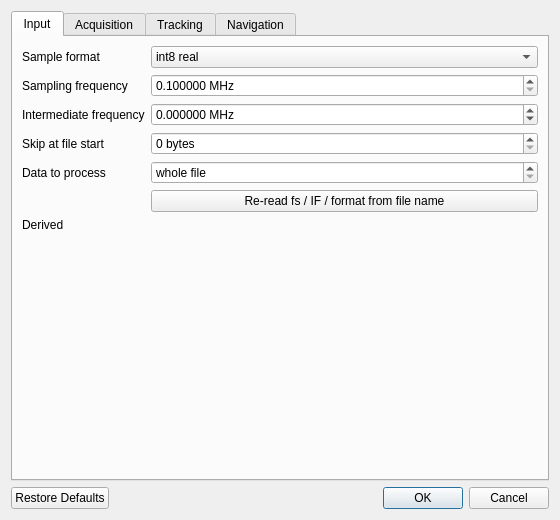
<?xml version="1.0" encoding="UTF-8"?>
<ui version="4.0">
 <class>SettingsDialog</class>
 <widget class="QDialog" name="SettingsDialog">
  <property name="geometry">
   <rect><x>0</x><y>0</y><width>560</width><height>520</height></rect>
  </property>
  <property name="windowTitle"><string>Receiver settings</string></property>
  <layout class="QVBoxLayout" name="mainLayout">
   <item>
    <widget class="QTabWidget" name="tabs">
     <property name="currentIndex"><number>0</number></property>
     <!-- ============================================================ Input -->
     <widget class="QWidget" name="inputTab">
      <attribute name="title"><string>Input</string></attribute>
      <layout class="QFormLayout" name="inputForm">
       <item row="0" column="0"><widget class="QLabel" name="formatLabel"><property name="text"><string>Sample format</string></property></widget></item>
       <item row="0" column="1">
        <widget class="QComboBox" name="formatCombo">
         <item><property name="text"><string>int8 real</string></property></item>
         <item><property name="text"><string>uint8 real (offset binary)</string></property></item>
         <item><property name="text"><string>int16 real (little endian)</string></property></item>
         <item><property name="text"><string>int8 complex I/Q interleaved</string></property></item>
         <item><property name="text"><string>int16 complex I/Q interleaved</string></property></item>
         <item><property name="text"><string>2-bit real, packed</string></property></item>
        </widget>
       </item>
       <item row="1" column="0"><widget class="QLabel" name="fsLabel"><property name="text"><string>Sampling frequency</string></property></widget></item>
       <item row="1" column="1">
        <widget class="QDoubleSpinBox" name="fsSpin">
         <property name="suffix"><string> MHz</string></property>
         <property name="decimals"><number>6</number></property>
         <property name="minimum"><double>0.100000000000000</double></property>
         <property name="maximum"><double>500.000000000000000</double></property>
         <property name="singleStep"><double>0.001000000000000</double></property>
        </widget>
       </item>
       <item row="2" column="0"><widget class="QLabel" name="ifLabel"><property name="text"><string>Intermediate frequency</string></property></widget></item>
       <item row="2" column="1">
        <widget class="QDoubleSpinBox" name="ifSpin">
         <property name="suffix"><string> MHz</string></property>
         <property name="decimals"><number>6</number></property>
         <property name="minimum"><double>-250.000000000000000</double></property>
         <property name="maximum"><double>500.000000000000000</double></property>
         <property name="singleStep"><double>0.001000000000000</double></property>
        </widget>
       </item>
       <item row="3" column="0"><widget class="QLabel" name="skipLabel"><property name="text"><string>Skip at file start</string></property></widget></item>
       <item row="3" column="1">
        <widget class="QSpinBox" name="skipSpin">
         <property name="suffix"><string> bytes</string></property>
         <property name="maximum"><number>2000000000</number></property>
        </widget>
       </item>
       <item row="4" column="0"><widget class="QLabel" name="msProcessLabel"><property name="text"><string>Data to process</string></property></widget></item>
       <item row="4" column="1">
        <widget class="QSpinBox" name="msProcessSpin">
         <property name="specialValueText"><string>whole file</string></property>
         <property name="suffix"><string> ms</string></property>
         <property name="maximum"><number>100000000</number></property>
        </widget>
       </item>
       <item row="5" column="1"><widget class="QPushButton" name="parseButton"><property name="text"><string>Re-read fs / IF / format from file name</string></property></widget></item>
       <item row="6" column="0"><widget class="QLabel" name="derivedTitle"><property name="text"><string>Derived</string></property></widget></item>
       <item row="6" column="1"><widget class="QLabel" name="derivedLabel"><property name="wordWrap"><bool>true</bool></property></widget></item>
      </layout>
     </widget>
     <!-- ============================================================ Acquisition -->
     <widget class="QWidget" name="acqTab">
      <attribute name="title"><string>Acquisition</string></attribute>
      <layout class="QFormLayout" name="acqForm">
       <item row="0" column="0"><widget class="QLabel" name="prnsLabel"><property name="text"><string>GPS PRNs to search</string></property></widget></item>
       <item row="0" column="1"><widget class="QLineEdit" name="prnsEdit"><property name="toolTip"><string>Comma separated list or ranges, e.g. 1-32 or 1,3,5-9</string></property></widget></item>
       <item row="1" column="0"><widget class="QLabel" name="acqStartLabel"><property name="text"><string>Acquisition data start</string></property></widget></item>
       <item row="1" column="1"><widget class="QSpinBox" name="acqStartSpin"><property name="suffix"><string> ms</string></property><property name="maximum"><number>1000000</number></property></widget></item>
       <item row="2" column="0"><widget class="QLabel" name="acqBandLabel"><property name="text"><string>Doppler search band (+/-)</string></property></widget></item>
       <item row="2" column="1"><widget class="QDoubleSpinBox" name="acqBandSpin"><property name="suffix"><string> Hz</string></property><property name="decimals"><number>0</number></property><property name="minimum"><double>500.000000000000000</double></property><property name="maximum"><double>50000.000000000000000</double></property><property name="singleStep"><double>500.000000000000000</double></property></widget></item>
       <item row="3" column="0"><widget class="QLabel" name="acqStepLabel"><property name="text"><string>Doppler bin width</string></property></widget></item>
       <item row="3" column="1"><widget class="QDoubleSpinBox" name="acqStepSpin"><property name="suffix"><string> Hz</string></property><property name="decimals"><number>0</number></property><property name="minimum"><double>50.000000000000000</double></property><property name="maximum"><double>5000.000000000000000</double></property><property name="singleStep"><double>50.000000000000000</double></property></widget></item>
       <item row="4" column="0"><widget class="QLabel" name="acqNonCohLabel"><property name="text"><string>Non-coherent integration</string></property></widget></item>
       <item row="4" column="1"><widget class="QSpinBox" name="acqNonCohSpin"><property name="suffix"><string> ms</string></property><property name="minimum"><number>1</number></property><property name="maximum"><number>20</number></property></widget></item>
       <item row="5" column="0"><widget class="QLabel" name="acqThrLabel"><property name="text"><string>Detection threshold (peak ratio)</string></property></widget></item>
       <item row="5" column="1"><widget class="QDoubleSpinBox" name="acqThrSpin"><property name="minimum"><double>1.000000000000000</double></property><property name="maximum"><double>20.000000000000000</double></property><property name="singleStep"><double>0.100000000000000</double></property></widget></item>
       <item row="6" column="0"><widget class="QLabel" name="fineMsLabel"><property name="text"><string>Fine frequency data length</string></property></widget></item>
       <item row="6" column="1"><widget class="QSpinBox" name="fineMsSpin"><property name="suffix"><string> ms</string></property><property name="minimum"><number>10</number></property><property name="maximum"><number>200</number></property></widget></item>
       <item row="7" column="0"><widget class="QLabel" name="constellationLabel"><property name="text"><string>Constellations</string></property></widget></item>
       <item row="7" column="1">
        <widget class="QComboBox" name="constellationCombo">
         <item><property name="text"><string>GPS + Galileo</string></property></item>
         <item><property name="text"><string>GPS only</string></property></item>
         <item><property name="text"><string>Galileo only</string></property></item>
        </widget>
       </item>
       <item row="8" column="0"><widget class="QLabel" name="galNonCohLabel"><property name="text"><string>Galileo E1 non-coherent integration</string></property></widget></item>
       <item row="8" column="1"><widget class="QSpinBox" name="galNonCohSpin"><property name="suffix"><string> x 4 ms</string></property><property name="minimum"><number>1</number></property><property name="maximum"><number>25</number></property></widget></item>
      </layout>
     </widget>
     <!-- ============================================================ Tracking -->
     <widget class="QWidget" name="trkTab">
      <attribute name="title"><string>Tracking</string></attribute>
      <layout class="QFormLayout" name="trkForm">
       <item row="0" column="0"><widget class="QLabel" name="channelsLabel"><property name="text"><string>Channels per constellation</string></property></widget></item>
       <item row="0" column="1"><widget class="QSpinBox" name="channelsSpin"><property name="minimum"><number>1</number></property><property name="maximum"><number>32</number></property></widget></item>
       <item row="1" column="0"><widget class="QLabel" name="pllBwLabel"><property name="text"><string>PLL noise bandwidth</string></property></widget></item>
       <item row="1" column="1"><widget class="QDoubleSpinBox" name="pllBwSpin"><property name="suffix"><string> Hz</string></property><property name="decimals"><number>1</number></property><property name="minimum"><double>1.000000000000000</double></property><property name="maximum"><double>100.000000000000000</double></property></widget></item>
       <item row="2" column="0"><widget class="QLabel" name="pllZetaLabel"><property name="text"><string>PLL damping ratio</string></property></widget></item>
       <item row="2" column="1"><widget class="QDoubleSpinBox" name="pllZetaSpin"><property name="decimals"><number>3</number></property><property name="minimum"><double>0.300000000000000</double></property><property name="maximum"><double>2.000000000000000</double></property><property name="singleStep"><double>0.050000000000000</double></property></widget></item>
       <item row="3" column="0"><widget class="QLabel" name="fllBwLabel"><property name="text"><string>FLL-assist noise bandwidth</string></property></widget></item>
       <item row="3" column="1"><widget class="QDoubleSpinBox" name="fllBwSpin"><property name="suffix"><string> Hz</string></property><property name="decimals"><number>1</number></property><property name="maximum"><double>50.000000000000000</double></property></widget></item>
       <item row="4" column="0"><widget class="QLabel" name="fllMsLabel"><property name="text"><string>FLL-assist duration</string></property></widget></item>
       <item row="4" column="1"><widget class="QSpinBox" name="fllMsSpin"><property name="suffix"><string> ms</string></property><property name="maximum"><number>100000</number></property></widget></item>
       <item row="5" column="0"><widget class="QLabel" name="dllBwLabel"><property name="text"><string>DLL noise bandwidth</string></property></widget></item>
       <item row="5" column="1"><widget class="QDoubleSpinBox" name="dllBwSpin"><property name="suffix"><string> Hz</string></property><property name="minimum"><double>0.100000000000000</double></property><property name="maximum"><double>20.000000000000000</double></property><property name="singleStep"><double>0.100000000000000</double></property></widget></item>
       <item row="6" column="0"><widget class="QLabel" name="dllZetaLabel"><property name="text"><string>DLL damping ratio</string></property></widget></item>
       <item row="6" column="1"><widget class="QDoubleSpinBox" name="dllZetaSpin"><property name="decimals"><number>3</number></property><property name="minimum"><double>0.300000000000000</double></property><property name="maximum"><double>2.000000000000000</double></property><property name="singleStep"><double>0.050000000000000</double></property></widget></item>
       <item row="7" column="0"><widget class="QLabel" name="dllSpacingLabel"><property name="text"><string>Early/late offset from prompt</string></property></widget></item>
       <item row="7" column="1"><widget class="QDoubleSpinBox" name="dllSpacingSpin"><property name="suffix"><string> chips</string></property><property name="decimals"><number>3</number></property><property name="minimum"><double>0.050000000000000</double></property><property name="maximum"><double>1.000000000000000</double></property><property name="singleStep"><double>0.050000000000000</double></property></widget></item>
       <item row="8" column="1"><widget class="QCheckBox" name="aidingCheck"><property name="text"><string>Carrier-aided DLL</string></property></widget></item>
       <item row="9" column="0"><widget class="QLabel" name="cn0WinLabel"><property name="text"><string>C/N0 estimator window</string></property></widget></item>
       <item row="9" column="1"><widget class="QSpinBox" name="cn0WinSpin"><property name="suffix"><string> ms</string></property><property name="minimum"><number>20</number></property><property name="maximum"><number>2000</number></property></widget></item>
       <item row="10" column="0"><widget class="QLabel" name="galDllSpacingLabel"><property name="text"><string>Galileo E1 early/late offset</string></property></widget></item>
       <item row="10" column="1"><widget class="QDoubleSpinBox" name="galDllSpacingSpin"><property name="suffix"><string> chips</string></property><property name="decimals"><number>3</number></property><property name="minimum"><double>0.05</double></property><property name="maximum"><double>0.25</double></property><property name="singleStep"><double>0.01</double></property></widget></item>
      </layout>
     </widget>
     <!-- ============================================================ Navigation -->
     <widget class="QWidget" name="navTab">
      <attribute name="title"><string>Navigation</string></attribute>
      <layout class="QFormLayout" name="navForm">
       <item row="0" column="0"><widget class="QLabel" name="bitStartLabel"><property name="text"><string>Ignore pull-in before</string></property></widget></item>
       <item row="0" column="1"><widget class="QSpinBox" name="bitStartSpin"><property name="suffix"><string> ms</string></property><property name="maximum"><number>100000</number></property></widget></item>
       <item row="1" column="0"><widget class="QLabel" name="navPeriodLabel"><property name="text"><string>Navigation solution period</string></property></widget></item>
       <item row="1" column="1"><widget class="QSpinBox" name="navPeriodSpin"><property name="suffix"><string> ms</string></property><property name="minimum"><number>1</number></property><property name="maximum"><number>60000</number></property></widget></item>
       <item row="2" column="0"><widget class="QLabel" name="elMaskLabel"><property name="text"><string>Elevation mask</string></property></widget></item>
       <item row="2" column="1"><widget class="QDoubleSpinBox" name="elMaskSpin"><property name="suffix"><string> deg</string></property><property name="decimals"><number>1</number></property><property name="minimum"><double>-10.000000000000000</double></property><property name="maximum"><double>60.000000000000000</double></property></widget></item>
       <item row="3" column="0"><widget class="QLabel" name="minCn0Label"><property name="text"><string>Minimum C/N0 for use</string></property></widget></item>
       <item row="3" column="1"><widget class="QDoubleSpinBox" name="minCn0Spin"><property name="suffix"><string> dB-Hz</string></property><property name="decimals"><number>1</number></property><property name="maximum"><double>60.000000000000000</double></property></widget></item>
       <item row="4" column="1"><widget class="QCheckBox" name="ionoCheck"><property name="text"><string>Klobuchar ionosphere (if subframe 4 page 18 decoded)</string></property></widget></item>
       <item row="5" column="1"><widget class="QCheckBox" name="tropoCheck"><property name="text"><string>Saastamoinen troposphere</string></property></widget></item>
       <item row="6" column="1"><widget class="QCheckBox" name="earthRotCheck"><property name="text"><string>Earth rotation (Sagnac) correction</string></property></widget></item>
       <item row="7" column="1"><widget class="QCheckBox" name="elWeightCheck"><property name="text"><string>Elevation-dependent weighting (sin^2 el)</string></property></widget></item>
       <item row="8" column="0"><widget class="QLabel" name="dopSignLabel"><property name="text"><string>IF Doppler sign</string></property></widget></item>
       <item row="8" column="1">
        <widget class="QComboBox" name="dopSignCombo">
         <item><property name="text"><string>Auto-detect</string></property></item>
         <item><property name="text"><string>Normal (low-side LO)</string></property></item>
         <item><property name="text"><string>Inverted spectrum (high-side LO)</string></property></item>
        </widget>
       </item>
      </layout>
     </widget>
    </widget>
   </item>
   <item>
    <widget class="QDialogButtonBox" name="buttonBox">
     <property name="standardButtons"><set>QDialogButtonBox::Cancel|QDialogButtonBox::Ok|QDialogButtonBox::RestoreDefaults</set></property>
    </widget>
   </item>
  </layout>
 </widget>
 <resources/>
 <connections>
  <connection>
   <sender>buttonBox</sender>
   <signal>accepted()</signal>
   <receiver>SettingsDialog</receiver>
   <slot>accept()</slot>
  </connection>
  <connection>
   <sender>buttonBox</sender>
   <signal>rejected()</signal>
   <receiver>SettingsDialog</receiver>
   <slot>reject()</slot>
  </connection>
 </connections>
</ui>
